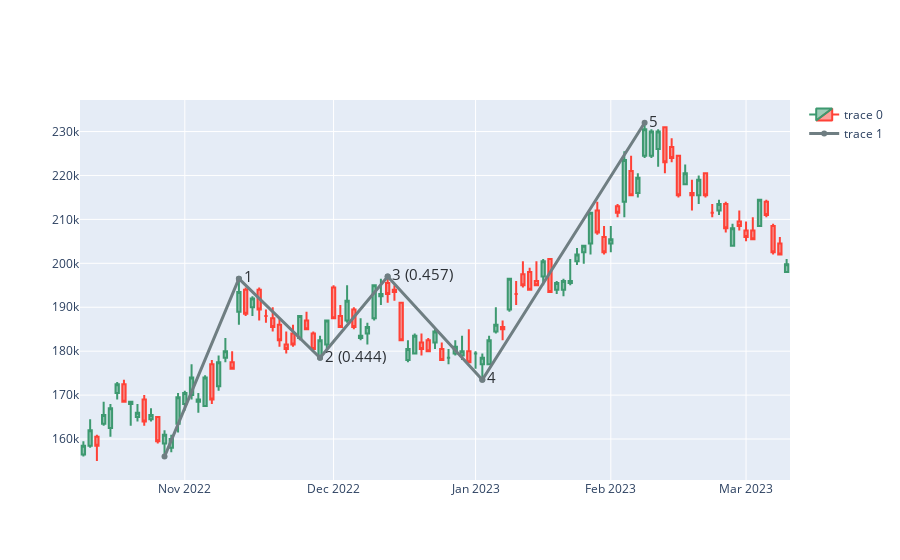

Source (notebook cell):
### Code cell
import models.helpers as helpers

wavepattern_up = WavePattern.WavePattern(waves_up, verbose=True)

helpers.plot_pattern(df, wavepattern_up)
